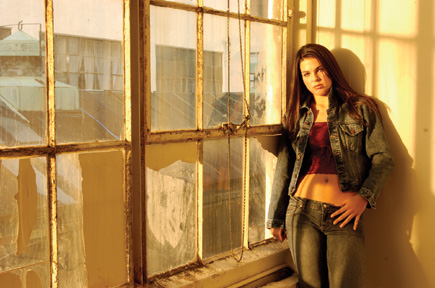
#> input picture 402 Project/warm/0805poweri08_37892270531_o.jpg, 435 x 288 px; its folder holds 4 pictures in this run
$ python image_formatting2.py   (Python 2 division)
#> lines starting #> are read from the running program, lines starting #| are printed output that depends on the picture
import cv2
import numpy as np
import glob

SZ=20
bin_n = 16 # Number of bins

svm_params = dict( kernel_type = cv2.ml.SVM_LINEAR, svm_type = cv2.ml.SVM_C_SVC, C=2.67, gamma=5.383 )

affine_flags = cv2.WARP_INVERSE_MAP|cv2.INTER_LINEAR

class StatModel(object):
    def load(self, fn):
        self.model.load(fn)  # Known bug: https://github.com/opencv/opencv/issues/4969
    def save(self, fn):
        self.model.save(fn)

class SVM(StatModel):
    # [6 lines left out: function __init__, not called in this run]

    def train(self, samples, responses):
        self.model.train(samples, cv2.ml.ROW_SAMPLE, responses)

    def predict(self, samples):

        return self.model.predict(samples)[1].ravel()

# [29 lines left out: functions evaluate_model, get_hog, not called in this run]


hsv_imgs = []
hsv_means = []
img_hists = []
img_labels = []
img_size = 250;
img_int_size = (img_size**2) * 3

#Adds warm filter images as HSV to training data
print('Formatting Warm Images')
for filename in glob.glob('warm/*'):
    if filename.endswith(".jpg") or filename.endswith(".png"):
        img = cv2.imread(filename)
#> img is the input picture: shape (288, 435, 3); mean B, G, R 78.6, 133.4, 172.1
        height, width = img.shape[:2]
#> height = 288; width = 435
        max_height = img_size
        max_width = img_size

        # only shrink if img is bigger than required
        #if max_height < height or max_width < width:
            # get scaling factor
        scaling_factorY = max_height / float(height)
#> scaling_factorY = 0.868
            #if max_width/float(width) < scaling_factor:
        scaling_factorX = max_width / float(width)
#> scaling_factorX = 0.575
            # resize image
        img = cv2.resize(img, None, fx=scaling_factorX, fy=scaling_factorY, interpolation=cv2.INTER_AREA)
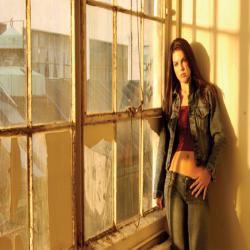
#> img: shape (250, 250, 3); mean B, G, R 78.6, 133.4, 172.1

        #key = cv2.waitKey()

        img_hsv = cv2.cvtColor(img, cv2.COLOR_BGR2HSV)
#> img_hsv: shape (250, 250, 3); mean H, S, V 18.7, 148.7, 172.1

        hue, sat, val = img_hsv[:,:,0], img_hsv[:,:,1], img_hsv[:,:,2]
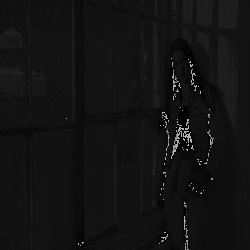
#> hue: shape (250, 250); min 0, max 179, mean 18.7
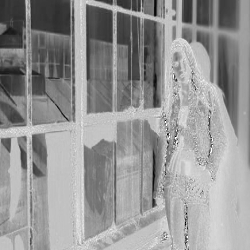
#> sat: shape (250, 250); min 0, max 255, mean 148.7
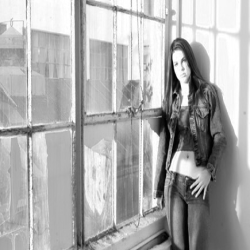
#> val: shape (250, 250); min 1, max 255, mean 172.1

        hue_mean = np.mean(hue)
#> hue_mean = 18.74
        sat_mean = np.mean(sat)
#> sat_mean = 148.7
        val_mean = np.mean(val)
#> val_mean = 172.1

        hue_range = np.ptp(hue)
#> hue_range = 179
        sat_range = np.ptp(sat)
#> sat_range = 255
        val_range = np.ptp(val)
#> val_range = 254

        hsv_means.append([hue_mean, sat_mean, val_mean, hue_range, sat_range, val_range])


        hist = cv2.calcHist(img_hsv, [0, 1], None, [180, 256], [0, 180, 0, 256])
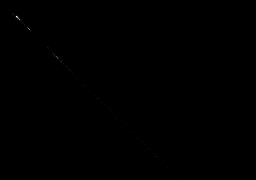
#> hist: shape (180, 256) float32; min 0, max 34, mean 0; drawn with min black and max white

        hsv_imgs.append(img_hsv)
        img_hists.append(hist)
        img_labels.append(1)

        continue
    else:
        continue
#> pass 2 of the loop `for filename in glob.glob('warm/*'):`:
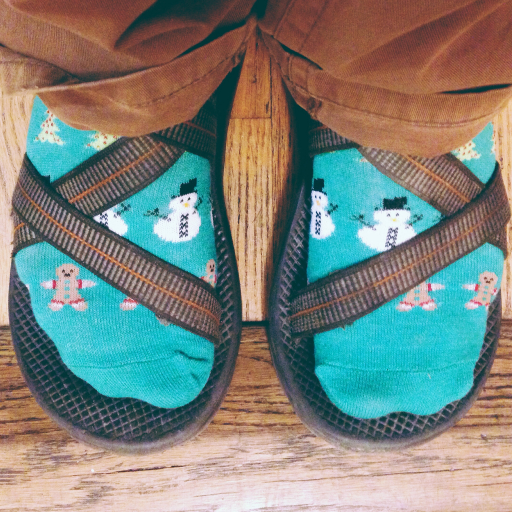
#> input picture 402 Project/warm/11316387066_33c17486cd_b_24038818328_o.jpg, 1024 x 1024 px (shown at 1/2 size)
#> img is the input picture: shape (1024, 1024, 3); mean B, G, R 124.3, 131.4, 123.9
#> img: shape (250, 250, 3)
#> img_hsv: shape (250, 250, 3); mean H, S, V 52, 112.4, 158.8
#> `hue, sat, val = img_hsv[:,:,0], img_hsv[:,:,1], img_hsv[:,:,2]`:
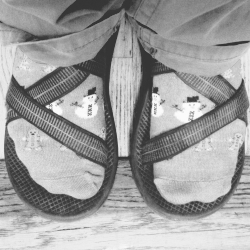
#> val: shape (250, 250); min 52, max 252, mean 158.8
#> hue_mean = 52.02
#> sat_mean = 112.4
#> val_mean = 158.8
#> val_range = 200
#> `hist = cv2.calcHist(img_hsv, [0, 1], None, [180, 256], [0, 180, 0, 256])`:
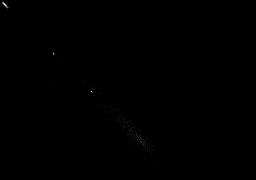
#> hist: shape (180, 256) float32; min 0, max 22, mean 0; drawn with min black and max white
#> pass 3 of the loop `for filename in glob.glob('warm/*'):`:
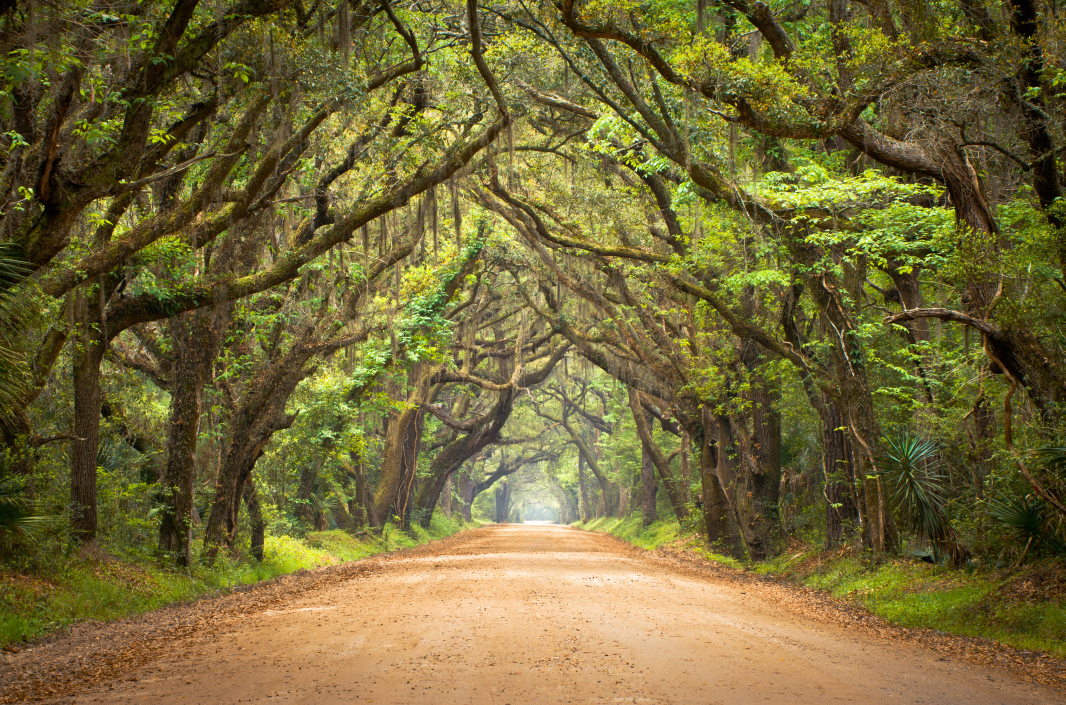
#> input picture 402 Project/warm/114346751_37172417073_o.jpg, 2131 x 1409 px (shown at 1/2 size)
#> img is the input picture: shape (1409, 2131, 3); mean B, G, R 55.8, 104.7, 115.7
#> img: shape (250, 250, 3)
#> img_hsv: shape (250, 250, 3); mean H, S, V 24.7, 142.2, 118.3
#> `hue, sat, val = img_hsv[:,:,0], img_hsv[:,:,1], img_hsv[:,:,2]`:
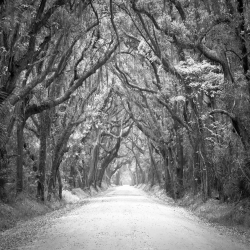
#> val: shape (250, 250); min 2, max 255, mean 118.3
#> hue_mean = 24.68
#> sat_mean = 142.2
#> val_mean = 118.3
#> hue_range = 177
#> sat_range = 254
#> val_range = 253
#> `hist = cv2.calcHist(img_hsv, [0, 1], None, [180, 256], [0, 180, 0, 256])`:
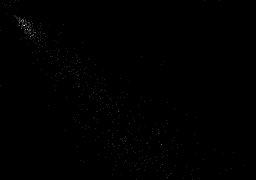
#> hist: shape (180, 256) float32; min 0, max 8, mean 0.0142; drawn with min black and max white
#> the loop made 4 passes; the first 3 are shown

#Adds superfade filter images as HSV to training data
print('Formatting Superfade Images')
for filename in glob.glob('superfade/*'):
    if filename.endswith(".jpg") or filename.endswith(".png"):
        img = cv2.imread(filename)
        height, width = img.shape[:2]
        max_height = img_size
        max_width = img_size

        # only shrink if img is bigger than required
        #if max_height < height or max_width < width:
            # get scaling factor
        scaling_factorY = max_height / float(height)
            #if max_width/float(width) < scaling_factor:
        scaling_factorX = max_width / float(width)
            # resize image
        img = cv2.resize(img, None, fx=scaling_factorX, fy=scaling_factorY, interpolation=cv2.INTER_AREA)

        img_hsv = cv2.cvtColor(img, cv2.COLOR_BGR2HSV)

        hue, sat, val = img_hsv[:,:,0], img_hsv[:,:,1], img_hsv[:,:,2]

        hue_mean = np.mean(hue)
        sat_mean = np.mean(sat)
        val_mean = np.mean(val)

        hue_range = np.ptp(hue)
        sat_range = np.ptp(sat)
        val_range = np.ptp(val)

        hsv_means.append([hue_mean, sat_mean, val_mean, hue_range, sat_range, val_range])

    	hist = cv2.calcHist([img_hsv], [0, 1], None, [180, 256], [0, 180, 0, 256])

    	hsv_imgs.append(img_hsv)
    	img_hists.append(hist)
    	img_labels.append(2)

        continue
    else:
        continue

#Adds noir filter images as HSV to training data
print('Formatting Noir Images')
for filename in glob.glob('noir/*'):
    if filename.endswith(".jpg") or filename.endswith(".png"):
        img = cv2.imread(filename)
        height, width = img.shape[:2]
        max_height = img_size
        max_width = img_size

        # only shrink if img is bigger than required
        #if max_height < height or max_width < width:
            # get scaling factor
        scaling_factorY = max_height / float(height)
            #if max_width/float(width) < scaling_factor:
        scaling_factorX = max_width / float(width)
            # resize image
        img = cv2.resize(img, None, fx=scaling_factorX, fy=scaling_factorY, interpolation=cv2.INTER_AREA)

        img_hsv = cv2.cvtColor(img, cv2.COLOR_BGR2HSV)

        hue, sat, val = img_hsv[:,:,0], img_hsv[:,:,1], img_hsv[:,:,2]

        hue_mean = np.mean(hue)
        sat_mean = np.mean(sat)
        val_mean = np.mean(val)

        hue_range = np.ptp(hue)
        sat_range = np.ptp(sat)
        val_range = np.ptp(val)

        hsv_means.append([hue_mean, sat_mean, val_mean, hue_range, sat_range, val_range])

    	hist = cv2.calcHist([img_hsv], [0, 1], None, [180, 256], [0, 180, 0, 256])

    	hsv_imgs.append(img_hsv)
    	img_hists.append(hist)
    	img_labels.append(3)

        continue
    else:
        continue

#Adds antique filter images as HSV to training data
print('Formatting Antique Images')
for filename in glob.glob('antique/*'):
    if filename.endswith(".jpg") or filename.endswith(".png"):
        img = cv2.imread(filename)
        height, width = img.shape[:2]
        max_height = img_size
        max_width = img_size

        # only shrink if img is bigger than required
        #if max_height < height or max_width < width:
            # get scaling factor
        scaling_factorY = max_height / float(height)
            #if max_width/float(width) < scaling_factor:
        scaling_factorX = max_width / float(width)
            # resize image
        img = cv2.resize(img, None, fx=scaling_factorX, fy=scaling_factorY, interpolation=cv2.INTER_AREA)

        img_hsv = cv2.cvtColor(img, cv2.COLOR_BGR2HSV)

        hue, sat, val = img_hsv[:,:,0], img_hsv[:,:,1], img_hsv[:,:,2]

        hue_mean = np.mean(hue)
        sat_mean = np.mean(sat)
        val_mean = np.mean(val)

        hue_range = np.ptp(hue)
        sat_range = np.ptp(sat)
        val_range = np.ptp(val)

        hsv_means.append([hue_mean, sat_mean, val_mean, hue_range, sat_range, val_range])

        hist = cv2.calcHist([img_hsv], [0, 1], None, [180, 256], [0, 180, 0, 256])

        hsv_imgs.append(img_hsv)
        img_hists.append(hist)
        img_labels.append(4)

        continue
    else:
        continue

#Adds bleached filter images as HSV to training data
print('Formatting Bleached Images')
for filename in glob.glob('bleached/*'):
    if filename.endswith(".jpg") or filename.endswith(".png"):
        img = cv2.imread(filename)
        height, width = img.shape[:2]
        max_height = img_size
        max_width = img_size

        # only shrink if img is bigger than required
        #if max_height < height or max_width < width:
            # get scaling factor
        scaling_factorY = max_height / float(height)
            #if max_width/float(width) < scaling_factor:
        scaling_factorX = max_width / float(width)
            # resize image
        img = cv2.resize(img, None, fx=scaling_factorX, fy=scaling_factorY, interpolation=cv2.INTER_AREA)

        img_hsv = cv2.cvtColor(img, cv2.COLOR_BGR2HSV)

        hue, sat, val = img_hsv[:,:,0], img_hsv[:,:,1], img_hsv[:,:,2]

        hue_mean = np.mean(hue)
        sat_mean = np.mean(sat)
        val_mean = np.mean(val)

        hue_range = np.ptp(hue)
        sat_range = np.ptp(sat)
        val_range = np.ptp(val)

        hsv_means.append([hue_mean, sat_mean, val_mean, hue_range, sat_range, val_range])

        hist = cv2.calcHist([img_hsv], [0, 1], None, [180, 256], [0, 180, 0, 256])

        hsv_imgs.append(img_hsv)
        img_hists.append(hist)
        img_labels.append(5)

        continue
    else:
        continue

# [58 lines of commented-out code are left out]

hsv_means = np.float32(hsv_means)
master_acc = 0
master_min_acc = 100
master_k = 0
master_accs = []
best_z = 0

for z in range(0, 3000):
    #print('Separating Data into Training and Testing')
    test_hog_descriptors = []
    train_hog_descriptors = []
    train_means = []
    test_means = []
    test_lbls = []
    train_lbls = []
    slice_interval = 75
    set_quant = 100
    sets = 3
    test_num = 0


    for x in range(0, sets):
        for k in range(0, set_quant):
            sorter = np.random.randint(0, set_quant)
            if (sorter < slice_interval):
#> (the run stopped early here; a loop or call above may not have finished)
